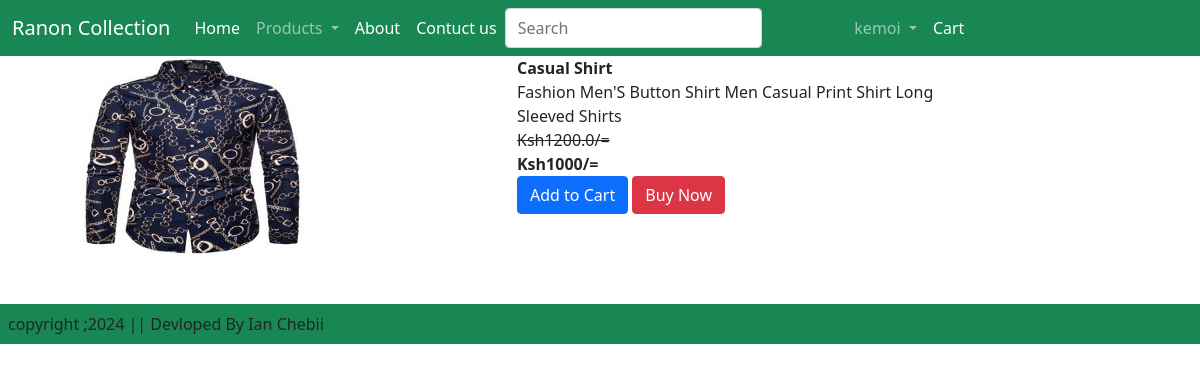
Screenshot of /ProductDetail/29/ (signed in) with the database file from the repository.
### ecoapp/models.py (models this page shows, shortened)
class  Product(models.Model):
    title = models.CharField(max_length=100)
    selling_price= models.FloatField()
    discount_price = models.TextField()
    description= models.TextField()
    composition = models.TextField(default='')
    Category = models.CharField( choices = CATEGORY_CHOICES, max_length =2)
    product_image = models.ImageField(upload_to='product')

### ecoapp/views.py (the view)
# urls.py: path('ProductDetail/<int:pk>/', views.ProductDetail.as_view(), name='ProductDetail'),
class ProductDetail(View):
    @method_decorator(login_required)
    def get(self, request, pk):
        product = Product.objects.get(pk=pk)
        return render(request, 'ecoapp/product.html', {'product': product})

### ecoapp/templates/ecoapp/product.html (shortened to what this page needs)
{% extends "ecoapp/base.html" %}
{% load static%}
{% block maincontent%}
<div class="container">
    <div class="row">
        <div class="col-md-5 col-lg-5">
            <img  class="text-center" src="{{ product.product_image.url }}" width="300px" height="200px" alt="">
        </div>
        <div class="col-md-5 col-lg-5 ">
            <div class="fw-bold ">{{ product.title }}</div>
            <div class="">{{ product.description }}</div>
            <div class=" fw-light text-decoration-line-through">
                Ksh{{  product.selling_price}}/=
            </div>
            <div class="p-8 fw-bold ">Ksh{{  product.discount_price }}/=</div>
            <form action="/addcart/"  class="d-inline">
                <button class="btn btn-primary" type="submit">Add to Cart</button>
            </form>
             <a href="{% url 'showcart' %}"><button class="btn btn-danger" type="submiit">Buy Now</button>
                </div></a>
        </div>
    </div>
{% endblock maincontent%}

### ecoapp/templates/ecoapp/base.html (shortened to what this page needs)
{% load static %}
<!DOCTYPE html>
<html lang="en">
<head>
    <link href="https://cdn.jsdelivr.net/npm/bootstrap@5.0.2/dist/css/bootstrap.min.css" rel="stylesheet">
    <link rel="stylesheet" href="{% static 'ecoapp/js/css/owl.carousel.min.css' %}">
    <link rel="stylesheet" href="{% static 'ecoapp\css\style.css' %}">
    <link rel="stylesheet" href="https://cdnjs.cloudflare.com/ajax/libs/font-awesome/6.5.2/css/all.min.css" />
</head>
<body>
    <nav class="navbar navbar-expand-lg navbar-dark bg-success">
        <div class="container-fluid">
          <a class="navbar-brand" href="#">Ranon Collection</a>
          <div class="collapse navbar-collapse" id="navbarSupportedContent">
            <ul class="navbar-nav me-auto mb-2 mb-lg-0">
              {% if user.is_authenticated %}
              <li class="nav-item">
                <a class="nav-link active" aria-current="page" href="{% url 'home' %}">Home</a>
              </li>
              <li class="nav-item dropdown">
                <a class="nav-link dropdown-toggle" href="#" id="navbarDropdown" role="button" data-bs-toggle="dropdown" aria-expanded="false">
                  Products
                </a>
              </li>
                <li class="nav-item">
                  <a class="nav-link text-white" href="{% url 'about' %}">About</a>
                </li>
                <li class="nav-item">
                  <a class="nav-link text-white" href="{% url 'contact' %}">Contuct us</a>
                </li>
            <form class="d-flex">
              <input class="form-control me-2" type="search" placeholder="Search" aria-label="Search">
              <button class="btn btn-outline-success" type="submit">Search</button>
            </form>
            <li class="nav-item dropdown">
              <a class="nav-link dropdown-toggle" href="#" id="navbarDropdown text-white" role="button" data-bs-toggle="dropdown" aria-expanded="false">
                {{request.user}}
              </a>
            </li>
            <li class="nav-item">
              <a class="nav-link text-white" href="{% url 'showcart' %}">Cart</a>
            </li>
        {%endif%}
      </nav>
      {% block maincontent%}{% endblock maincontent%}
    <footer class="container-fluid bg-success tex-center p-2 mt-5  ">
       copyright         ;2024 || Devloped By Ian Chebii
    </footer>
</body>
</html>

### ecoapp/static/ecoapp/css/style.css (style rules this page uses)
a { text-decoration: none; }

### rows the page displays
Product: product_image (picture), title "Casual Shirt", description "Fashion Men'S Button Shirt Men Casual Print Shirt Long Sleeved Shirts", selling_price "1200.0", discount_price "1000"

### other values shown
{{ request.user }} "kemoi"
